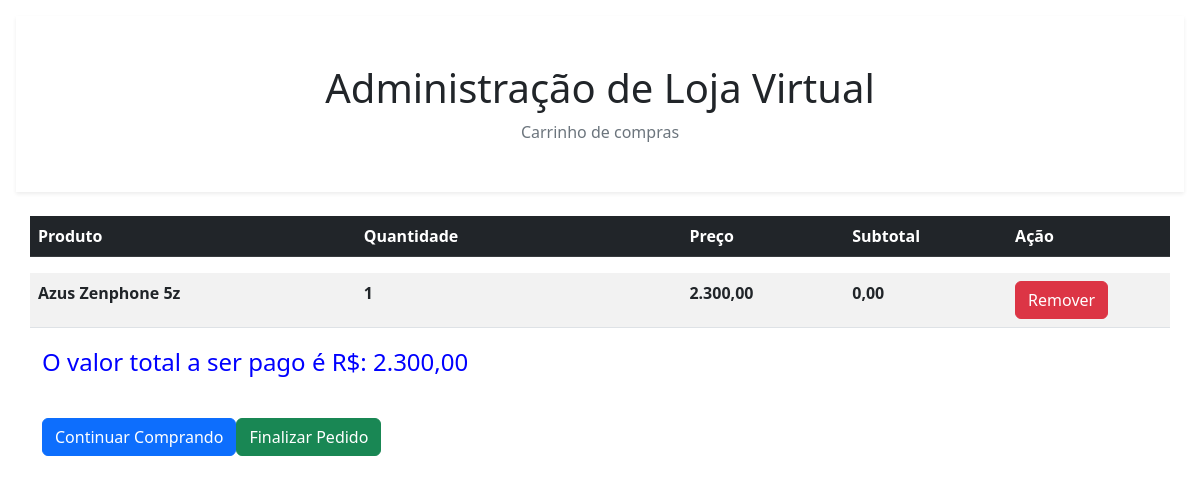
/carrinho/carrinho.php?add=carrinho&codigo=6, run on the app's committed database.
### tables this page shows
CREATE TABLE IF NOT EXISTS `produtos` (
  `codigo` int(11) NOT NULL AUTO_INCREMENT,
  `descricao` varchar(50) NOT NULL,
  `preco` float NOT NULL,
  `codcategoria` int(11) NOT NULL,
  `imagem` varchar(200) NOT NULL,
  PRIMARY KEY (`codigo`)
);

### carrinho/carrinho.php (the view, shortened to what this page needs)
<!DOCTYPE html>
<html lang="pt-br">
<head>
    <link href="https://cdn.jsdelivr.net/npm/bootstrap@5.2.0-beta1/dist/css/bootstrap.min.css" rel="stylesheet">
</head>
<body>
    <main class="mb-4 p-3">
        <div class="text-center mb-4 p-5 shadow-sm">
            <h1>Administração de Loja Virtual</h1>
            <p class="text-secondary m-0">Carrinho de compras</p>
        </div>
        <div class="container">
            <div class="row">
                <?php
                    require_once "conexao.php";
                    if (isset($_GET['add']) && $_GET['add'] == "carrinho") {
                      $idProduto = $_GET['codigo'];
                    }
                    if(count($_SESSION['itens']) == 0) {
                        echo "Carrinho Vazio<br> <a class='btn btn-primary' href='index.php'>Adicionar itens</a>";
                    } else {
                        $subtotal = 0;
                        $valor_total = 0;
                        ?>
                            <table class="table table-dark">
                                <thead>
                                    <th style="width: 40vh">Produto</th>
                                    <th style="width: 40vh">Quantidade</th>
                                    <th style="width: 20vh">Preço</th>
                                    <th style="width: 20vh">Subtotal</th>
                                    <th style="width: 20vh">Ação</th>
                                </thead>
                            </table>
                        <?php
                        foreach ($_SESSION['itens'] as $idProduto => $qtde) { ?>
                            <table class="table table-striped">
                                <?php
                                $select = $conexao->prepare("select * from produtos where codigo = ?");
                                $select->bindParam(1, $idProduto);
                                $select->execute();
                            $produto = $select->fetchAll();
                            $total_parcial = $qtde * $produto[0]['preco'];
                            $subtotal+=$total_parcial;
                            ?>
                        <tr>
                            <th style = "width: 40vh"><?= $produto[0]['descricao'] ?></th>
                            <th style = "width: 40vh"><?= $qtde ?></th>
                            <th style = "width: 20vh"><?= number_format($produto[0]['preco'], 2,',','.') ?></th>
                            <th style = "width: 20vh"><?= number_format($total_parcial[0]['preco'], 2,',','.') ?></th>
                            <th style = "width: 20vh"><?= '<a class="btn btn-danger" href="remover.php?remover=carrinho&codigo='.$idProduto.'"class="card-link">Remover</a>' ?></th>
                        </tr>
                        </table>
                        <?php
                        }
                        $valor_total+=$subtotal;
                        echo "<font color=blue size=5>O valor total a ser pago é R$: ".number_format($valor_total, 2, ",", ".");
                        echo '<br><br><a class="btn btn-primary" href="index.php">Continuar Comprando</a>';
                        echo '<a class="btn btn-success" href="finalizar.php">Finalizar Pedido</a>';
                    }
                ?>
            </div>
        </div>
    </main>
</body>
</html>

### data on the page
produtos: descricao "Azus Zenphone 5z", qtde "1", preco "2.300,00", preco "0,00"

### other printed values
$valor_total "2.300,00"
